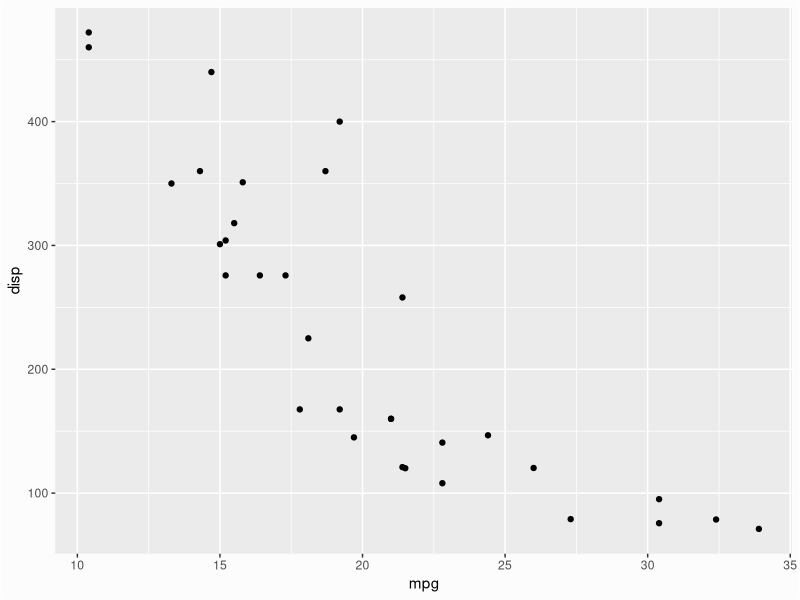

R code for this plot:
## ---- chunk 1
knitr::opts_chunk$set(collapse = TRUE, comments = "#>", message = FALSE,
                      warning = FALSE, fig.align = "center")
## ---- chunk 2
library(ggplot2)
library(dplyr)
# see a few observations...
head(mtcars)
bg_col <- "#fcfcfc"
ggplot(mtcars, aes(x = mpg, y = disp)) +
  geom_point() +
  theme(plot.background = element_rect(fill = bg_col))
